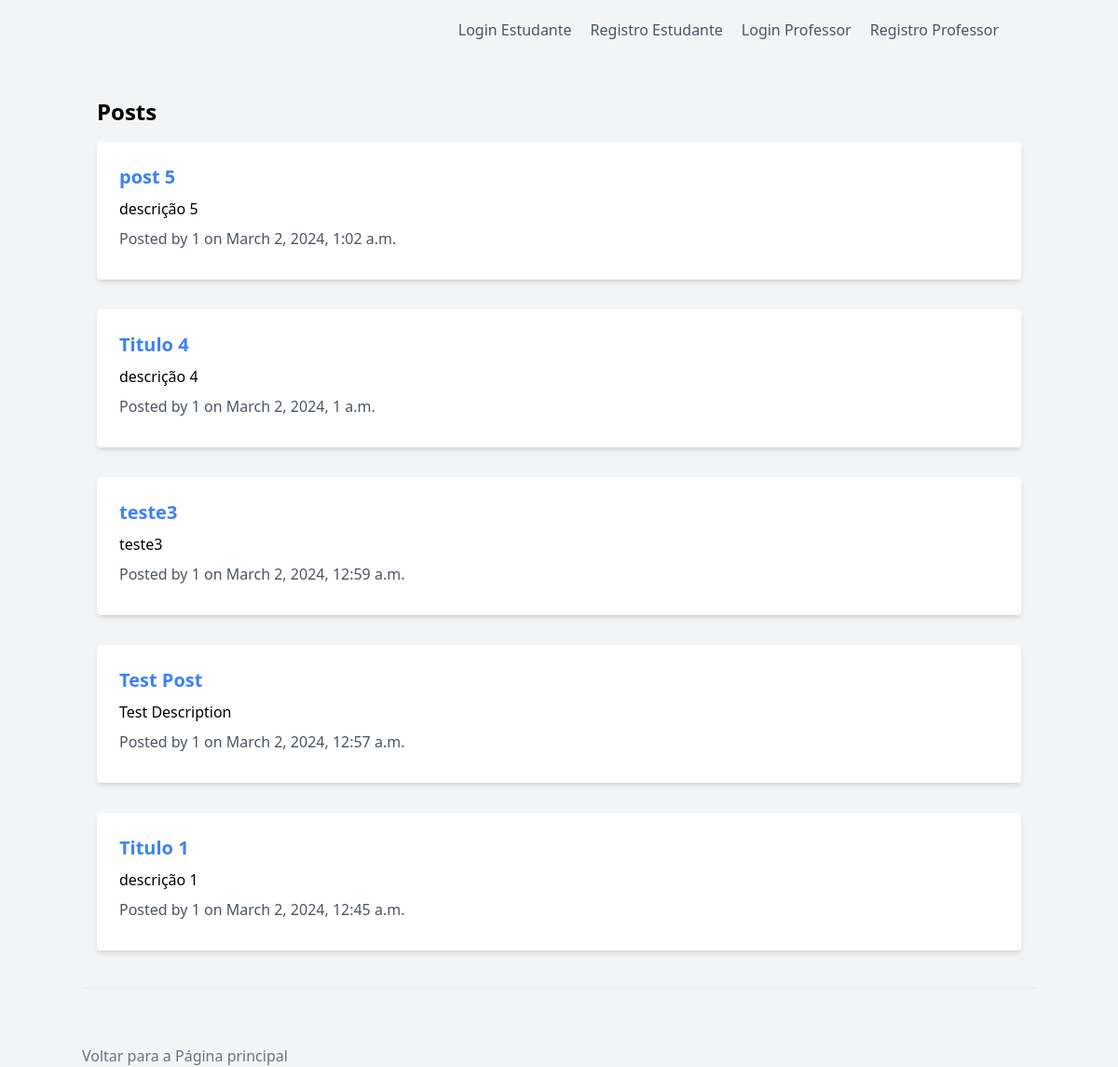
The app's page /, older data.
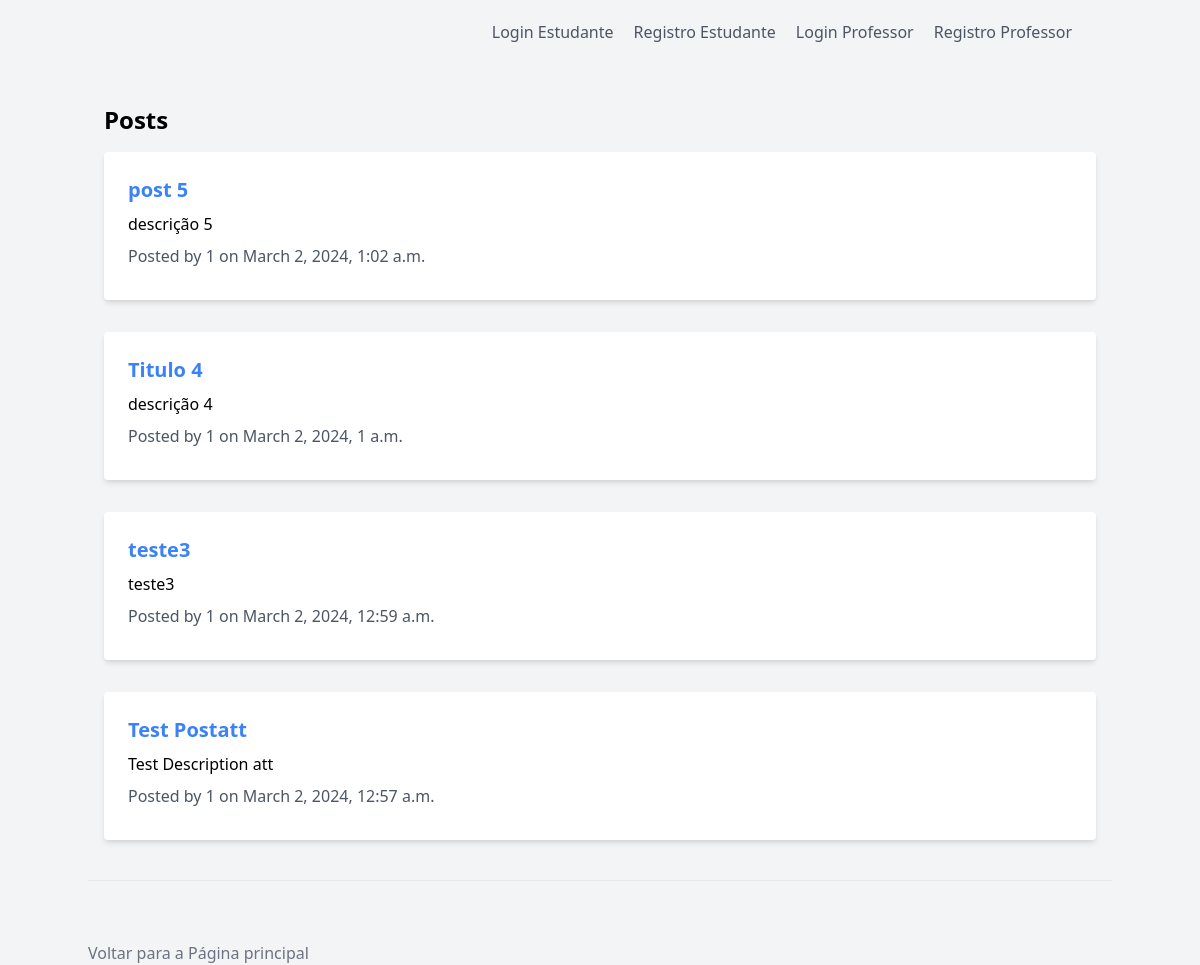
The same page, newer data.
### pi/models.py (models this page shows, shortened)
class Post(models.Model):
    title = models.CharField(max_length=200)
    description = models.CharField(max_length=300)
    content = models.TextField()
    date_posted = models.DateTimeField(auto_now_add=True)
    author = models.ForeignKey(settings.AUTH_USER_MODEL, on_delete=models.CASCADE)
    slug = models.SlugField(unique=True, blank=True)
    img_url = models.CharField(max_length=200, blank=True)

class Professor(AbstractUser):
    cordenador = models.CharField(max_length=100, null=True)
    nome = models.CharField(max_length=100, null=True)
    formacao = models.CharField(max_length=100, null=True)
    numero_funcionario = models.CharField(max_length=255, unique=True)
    senhap = models.CharField(max_length=150)
    aulas = models.ManyToManyField('Aula', related_name='professores')
    groups = models.ManyToManyField(
        'auth.Group',
        blank=True,
        help_text='The groups this user belongs to. A user will get all permissions granted to each of their groups.',
        related_name="professor_groups",
        verbose_name='groups',
    )
    user_permissions = models.ManyToManyField(
        'auth.Permission',
        blank=True,
        help_text='Specific permissions for this user.',
        related_name="professor_permissions",
        verbose_name='user permissions',
    )
    USERNAME_FIELD = 'numero_funcionario'
    PASSWORD_FIELD = 'senhap'
    class Meta:
        verbose_name = 'professor'
        verbose_name_plural = 'professors'
        db_table = 'auth_professor'

### pi/views.py (the view)
# urls.py: path('', home, name='home'),
def home(request):
    if request.method == 'POST':
        form = PostForm(request.POST)
        if form.is_valid():
            post = form.save(commit=False)
            post.author = request.user
            post.save()
            form = PostForm()  # Clear the form
    else:
        form = PostForm()
    aula = Aula.objects.first()
    context = {
        'form': form,
        'posts': Post.objects.all().order_by('-date_posted'),
        'aula': aula,  # Adicione a aula ao contexto
    }
    return render(request, 'home.html', context)

### pi/templates/home.html
{% extends 'base.html' %}
{% load static %}
{% block content %}
    <div class="container mx-auto px-4">
        <h2 class="text-2xl font-bold mb-4">Posts</h2>
        {% for post in posts %}
            <div class="mb-8 bg-white rounded shadow-md p-6">
                <h3 class="text-xl font-bold mb-2"><a href="{% url 'post_detail' post.slug %}" class="text-blue-500 hover:text-blue-800">{{ post.title }}</a></h3>
                <p class="mb-2">{{ post.description }}</p>
                <p class="mb-2 text-gray-600">Posted by {{ post.author.username }} on {{ post.date_posted }}</p>
            </div>
        {% empty %}
            <p class="text-gray-600">No posts yet.</p>
        {% endfor %}
    </div>
{% endblock %}

Row changes from the older to the newer data that the page shows:
removed Post: title "Titulo 1", description "descrição 1", author.username "1", date_posted "March 2, 2024, 12:45 a.m."
changed Post: title "Test Post" → "Test Postatt"; description "Test Description" → "Test Description att"
